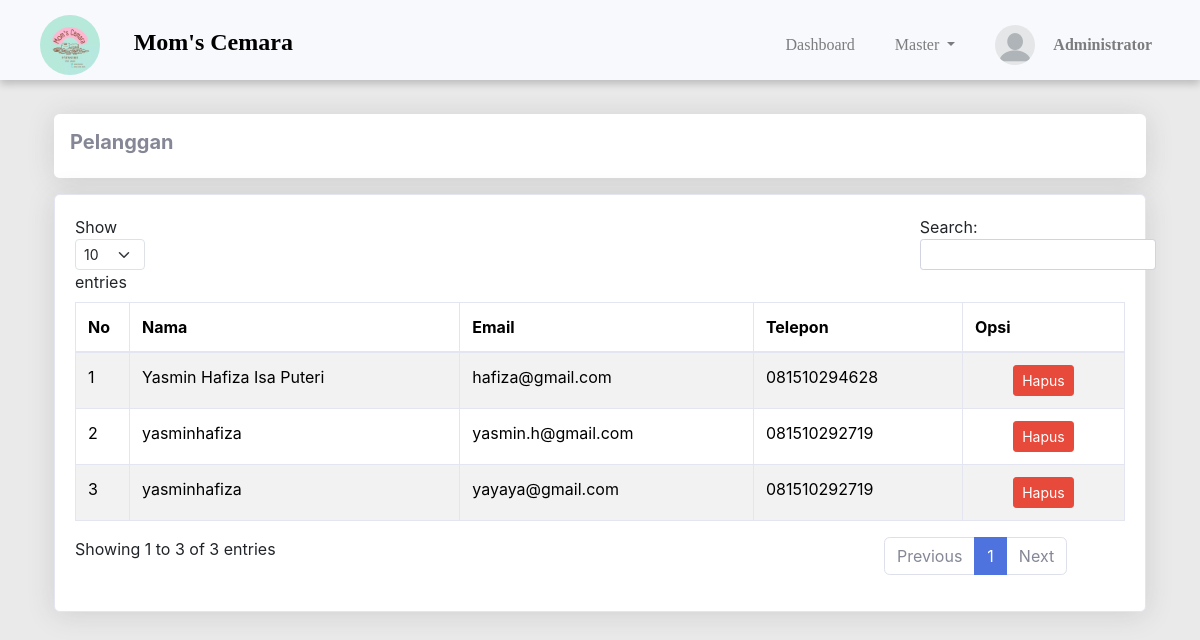
Page /admin/index.php?halaman=pelanggan (signed in) on the committed database.
### tables this page shows
CREATE TABLE `pelanggan` (
  `id_user` int(11) NOT NULL,
  `nama` varchar(255) NOT NULL,
  `email` varchar(255) NOT NULL,
  `phone_number` varchar(15) DEFAULT NULL,
  `password` varchar(255) NOT NULL
);

### admin/pelanggan.php (the view)
<?php
include '../koneksi/koneksi.php';
$pelanggan = array();
$ambil = $koneksi->query("SELECT * FROM pelanggan");
while ($pecah = $ambil->fetch_assoc())
{
    $pelanggan[] = $pecah;
}
?>
<main class="container mt-4">
<div class="shadow p-3 mb-3 bg-white rounded">
    <h5><b>Pelanggan</b></h5>
</div>
<div class="card shadow bg-white">
    <div class="card-body">
        <table class="table table-bordered table-hover table-striped" id="tables">
            <thead>
                <tr>
                    <th>No</th>
                    <th>Nama</th>
                    <th>Email</th>
                    <th>Telepon</th>
                    <th>Opsi</th>
                </tr>
            </thead>
            <tbody>
                <?php foreach ($pelanggan as $key => $value): ?>
                <tr>
                <td width="50"><?php echo $key+1; ?></td>
                <td><?php echo $value['nama']; ?></td>
                <td><?php echo $value['email']; ?></td>
                <td><?php echo $value['phone_number']; ?></td>
                <td class="text-center" width="150">
                <a href="index.php?halaman=hapus_pelanggan&id=<?php echo $value['id_user']; ?>" class="btn btn-sm btn-danger">Hapus</a>
                </td>
                <?php endforeach ?>
                </tr>
            </tbody>
        </table>
    </div>
</div>
</main>

### rows in the picture
pelanggan: nama "Yasmin Hafiza Isa Puteri", email "hafiza@gmail.com", phone_number "081510294628"
pelanggan: nama "yasminhafiza", email "yasmin.h@gmail.com", phone_number "081510292719"
pelanggan: nama "yasminhafiza", email "yayaya@gmail.com", phone_number "081510292719"
